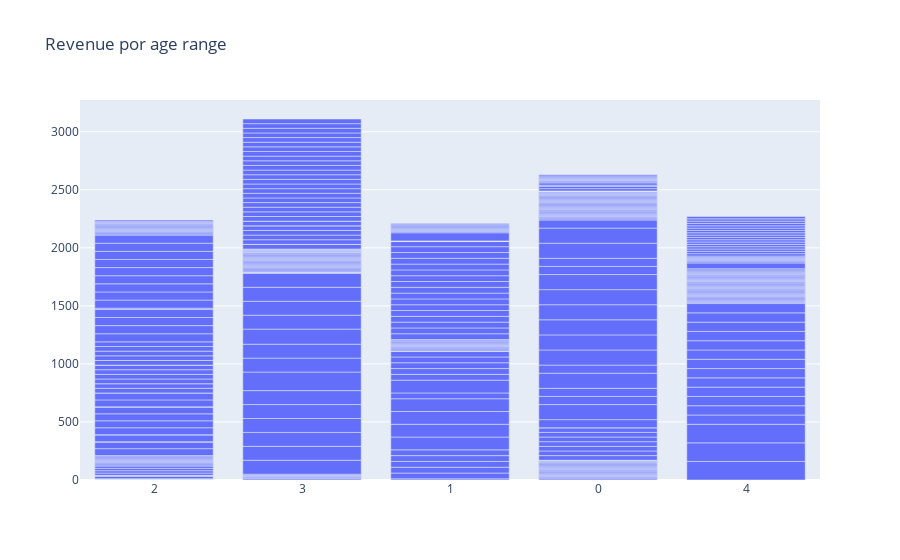

Notebook cell for this chart:
### Code cell
plot_data = [
    go.Bar(
        x=df_2['age_range'],
        y=df_2['revenue_total'],
    )
]

plot_layout = go.Layout(
        xaxis={"type": "category"},
        title='Revenue por age range'
    )

fig = go.Figure(data=plot_data, layout=plot_layout)
pyoff.iplot(fig)

### Figure 1 — Plotly figure (JSON) as saved in the notebook; plotly's stock layout.template omitted (floating-point values rounded to 4 significant figures; data arrays with more than 128 entries replaced by an {"elided": "..."} marker saying what was removed)
{"data": [{"type": "bar", "x": {"elided": "427 int values"}, "y": {"elided": "427 int values"}}], "layout": {"title": {"text": "Revenue por age range"}, "xaxis": {"type": "category"}}}
